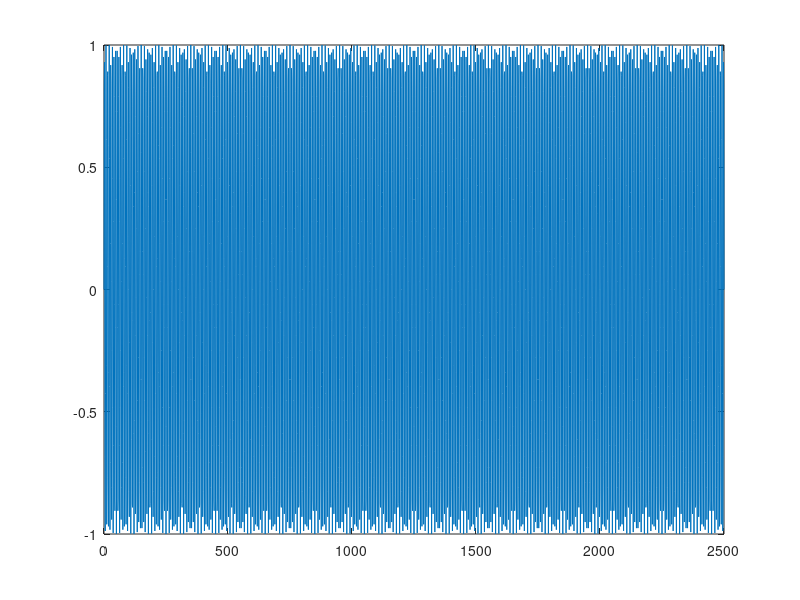
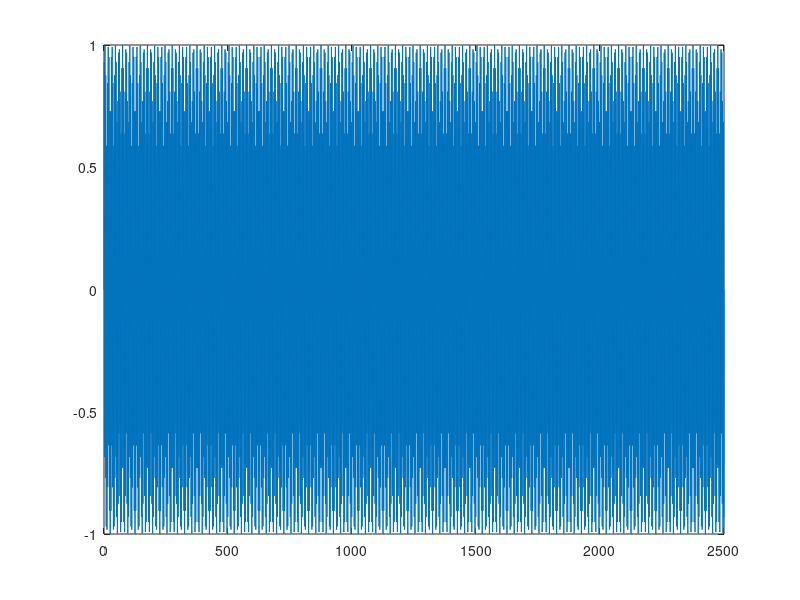
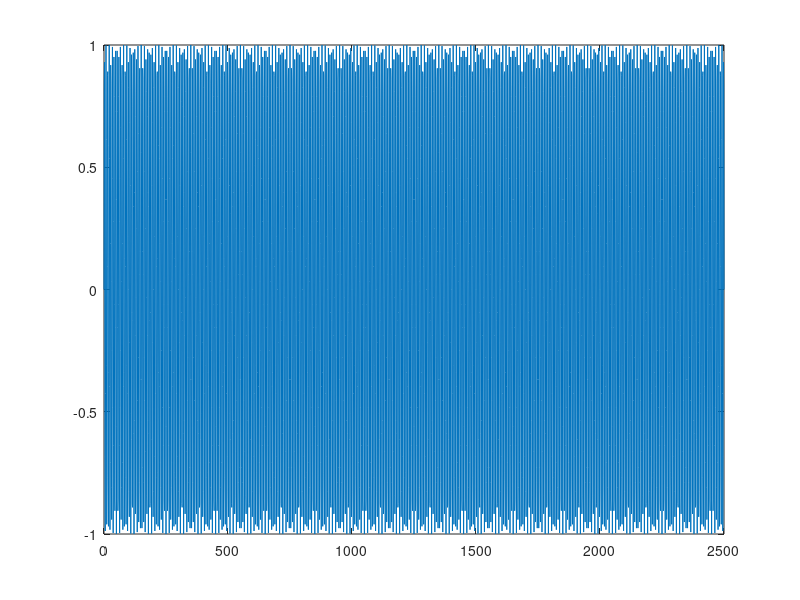

Here is the MATLAB script that generated these plots, in order: (Note: this script raises an error after producing the figures.)
fs=40000;
x=0:1:1/16*fs;
f=6200;
y0=sin((2*pi*f/fs)*x);
figure;plot(x,y0)
f=12400;
y1=sin((2*pi*f/fs)*x);
figure;
plot(x,y1)
y=y0+y1;
figure;plot(x,y0)
figure;spectrogram(y,[],[],[],40E3,'yaxis')
y2=downsample(y,4); %fs=10000Hz
figure;spectrogram(y2,[],[],[],10E3,'yaxis')
y3=downsample(y,8); %fs=5000Hz
figure;spectrogram(y3,[],[],[],5E3,'yaxis')
wavwrite(y,40000,'2sinus.wav')
wavwrite(y2,10000,'2sinus_alias10000.wav')
wavwrite(y3,5000,'2sinus_alias5000.wav')
wavplay(y,40000);
wavplay(y2,10000)
wavplay(y3,5000)